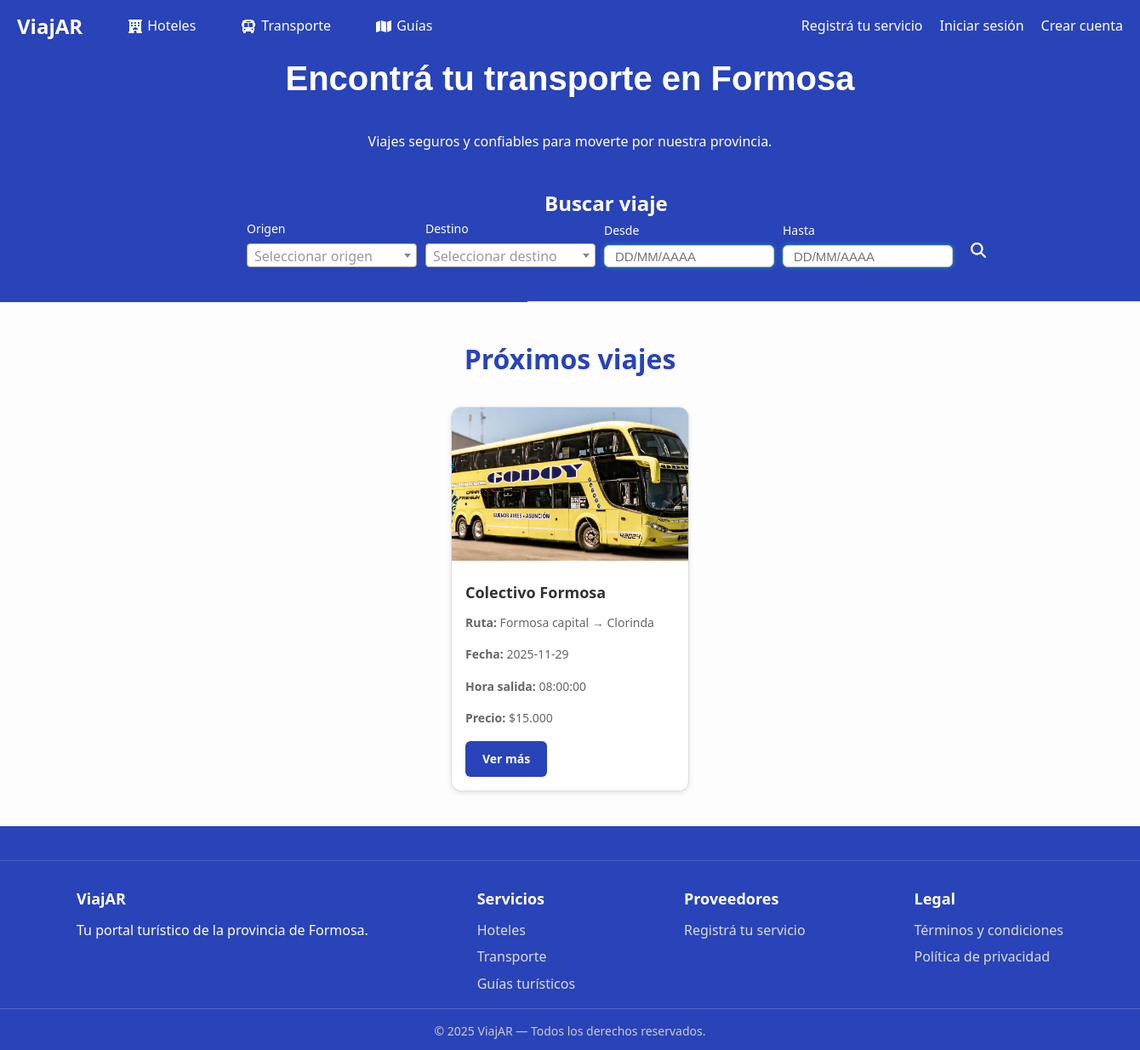
/index.php?page=pantalla_transporte, run on the app's committed database.
### tables this page shows
CREATE TABLE `viajes` (
  `id_viajes` int NOT NULL AUTO_INCREMENT,
  `viaje_fecha` date DEFAULT NULL,
  `rela_transporte_rutas` int NOT NULL,
  `hora_salida` time NOT NULL,
  `hora_llegada` time NOT NULL,
  `activo` tinyint(1) DEFAULT '1',
  PRIMARY KEY (`id_viajes`),
  KEY `fk_viajes_transporte_rutas` (`rela_transporte_rutas`),
  CONSTRAINT `fk_viajes_transporte_rutas` FOREIGN KEY (`rela_transporte_rutas`) REFERENCES `transporte_rutas` (`id_ruta`)
);

CREATE TABLE `transporte` (
  `id_transporte` int NOT NULL AUTO_INCREMENT,
  `transporte_matricula` varchar(20) NOT NULL,
  `transporte_capacidad` int NOT NULL,
  `rela_tipo_transporte` int NOT NULL,
  `nombre_servicio` varchar(100) NOT NULL,
  `descripcion` text,
  `imagen_principal` varchar(255) DEFAULT NULL,
  `rela_proveedor` int NOT NULL,
  `fecha_alta` datetime DEFAULT CURRENT_TIMESTAMP,
  `activo` tinyint(1) DEFAULT '1',
  `estado_revision` enum('pendiente','aprobado','rechazado') DEFAULT 'pendiente',
  `motivo_rechazo` text,
  `fecha_revision` datetime DEFAULT NULL,
  `revisado_por` int DEFAULT NULL,
  PRIMARY KEY (`id_transporte`),
  KEY `fk_tipo_transporte` (`rela_tipo_transporte`),
  KEY `fk_proveedor_transporte` (`rela_proveedor`),
  KEY `fk_transporte_revisado_por` (`revisado_por`),
  CONSTRAINT `fk_proveedor_transporte` FOREIGN KEY (`rela_proveedor`) REFERENCES `proveedores` (`id_proveedores`),
  CONSTRAINT `fk_tipo_transporte` FOREIGN KEY (`rela_tipo_transporte`) REFERENCES `tipo_transporte` (`id_tipo_transporte`),
  CONSTRAINT `fk_transporte_revisado_por` FOREIGN KEY (`revisado_por`) REFERENCES `usuarios` (`id_usuarios`)
);

CREATE TABLE `ciudades` (
  `id_ciudad` int NOT NULL AUTO_INCREMENT,
  `nombre` varchar(100) NOT NULL,
  `rela_provincia` int NOT NULL,
  `activo` tinyint DEFAULT '1',
  PRIMARY KEY (`id_ciudad`),
  KEY `ciudades_ibfk_1` (`rela_provincia`),
  CONSTRAINT `ciudades_ibfk_1` FOREIGN KEY (`rela_provincia`) REFERENCES `provincias` (`id_provincia`)
);

CREATE TABLE `transporte_rutas` (
  `id_ruta` int NOT NULL AUTO_INCREMENT,
  `nombre` varchar(100) NOT NULL,
  `trayecto` text,
  `rela_ciudad_origen` int DEFAULT NULL,
  `rela_ciudad_destino` int DEFAULT NULL,
  `duracion` time DEFAULT NULL,
  `descripcion` text,
  `precio_por_persona` decimal(10,2) NOT NULL,
  `rela_transporte` int NOT NULL,
  `activo` tinyint DEFAULT '1',
  PRIMARY KEY (`id_ruta`),
  KEY `fk_transporte_rutas` (`rela_transporte`),
  KEY `fk_ruta_origen` (`rela_ciudad_origen`),
  KEY `fk_ruta_destino` (`rela_ciudad_destino`),
  CONSTRAINT `fk_ruta_destino` FOREIGN KEY (`rela_ciudad_destino`) REFERENCES `ciudades` (`id_ciudad`),
  CONSTRAINT `fk_ruta_origen` FOREIGN KEY (`rela_ciudad_origen`) REFERENCES `ciudades` (`id_ciudad`),
  CONSTRAINT `fk_transporte_rutas` FOREIGN KEY (`rela_transporte`) REFERENCES `transporte` (`id_transporte`)
);

### index.php (called while the page is built, shortened)
<?php
$plantilla = new PlantillaControlador();
$plantilla -> traer_plantilla();

### models/viaje.php (called while the page is built, shortened)
<?php
require_once('conexion.php');
class Viaje {
    public function traer_viajes_proximos($limit = 5) {
        $conexion = new Conexion();
        $hoy = date('Y-m-d');
        $query = "
            SELECT viajes.id_viajes,
                   viajes.viaje_fecha,
                   viajes.hora_salida,
                   viajes.hora_llegada,
                   c1.nombre AS origen,
                   c2.nombre AS destino,
                   transporte.nombre_servicio,
                   transporte_rutas.precio_por_persona,
                   transporte.imagen_principal
            FROM viajes
            JOIN transporte_rutas
                ON viajes.rela_transporte_rutas = transporte_rutas.id_ruta
            JOIN transporte
                ON transporte_rutas.rela_transporte = transporte.id_transporte
            JOIN ciudades c1
                ON transporte_rutas.rela_ciudad_origen = c1.id_ciudad
            JOIN ciudades c2
                ON transporte_rutas.rela_ciudad_destino = c2.id_ciudad
            WHERE viajes.activo = 1
              AND viajes.viaje_fecha >= '$hoy'
            ORDER BY viajes.viaje_fecha ASC
            LIMIT $limit
        ";
        return $conexion->consultar($query);
    }
}
?>

### models/conexion.php (called while the page is built, shortened)
<?php
class Conexion {
    private $con;
    private $servidor;
    private $usuario;
    private $password;
    private $base_datos;
    public function __construct() {
        $this->servidor = 'localhost';
        $this->usuario = 'root';
        $this->password = 'hola';
        $this->base_datos = 'viajar';
    }
    public function conectar() {
        if (!$this->con) {
            $this->con = new mysqli($this->servidor, $this->usuario, $this->password, $this->base_datos);
            $this->con->set_charset("utf8");
        }
        return $this->con;
    }
    public function consultar($query) {
        $resultado = $this->conectar()->query($query);
        $data = [];
        if ($resultado && $resultado->num_rows > 0) {
            while ($row = $resultado->fetch_assoc()) {
                $data[] = $row;
            }
        }
        return $data;
    }
}

### views/paginas/pantalla_transporte.php (the view, shortened to what this page needs)
<?php
require_once('models/viaje.php');
$destino = trim($_GET['destino'] ?? '');
$desde   = $_GET['desde'] ?? '';
$hasta   = $_GET['hasta'] ?? '';
$viajes = [];
$transporteModel = new Transporte();
if ($destino || $desde || $hasta) {
    $viajes = $transporteModel->buscar($destino, $desde, $hasta);
} else {
    $viajeModel = new Viaje();
    $viajes = $viajeModel->traer_viajes_proximos(10);
}
?>
<!DOCTYPE html>
<html lang="es">
<head>
  <link rel="stylesheet" href="assets/css/pantalla_transporte1.css">
</head>
<body>
<section class="hero-section">
  <div class="hero-content">
    <h1>Encontrá tu transporte en Formosa</h1>
    <p>Viajes seguros y confiables para moverte por nuestra provincia.</p>
  </div>
</section>
<section class="search-section">
  <div class="search-container">
    <h2>Buscar viaje</h2>
    <form class="search-form" method="GET">
      <div class="form-group">
        <label>Origen</label>
      </div>
      <div class="form-group">
        <label>Destino</label>
      </div>
      <div class="form-group">
        <label>Desde</label>
        <input type="text" name="desde" id="desde" placeholder="DD/MM/AAAA" value="<?= htmlspecialchars($_GET['desde'] ?? '') ?>">
      </div>
      <div class="form-group">
        <label>Hasta</label>
        <input type="text" name="hasta" id="hasta" placeholder="DD/MM/AAAA" value="<?= htmlspecialchars($_GET['hasta'] ?? '') ?>">
      </div>
      <div class="form-group full-width">
        <button type="submit"><i class="fa-solid fa-magnifying-glass"></i></button>
      </div>
    </form>
  </div>
</section>
<section class="viajes">
  <h2>Próximos viajes</h2>
  <div class="tarjetas">
    <?php if (!empty($viajes)): ?>
      <?php foreach ($viajes as $viaje): ?>
        <div class="tarjeta">
          <img src="assets/images/<?= htmlspecialchars($viaje['imagen_principal']) ?>" alt="<?= htmlspecialchars($viaje['nombre_servicio']) ?>">
          <div class="contenido">
            <h3><?= htmlspecialchars($viaje['nombre_servicio']) ?></h3>
            <p><strong>Ruta:</strong> <?= htmlspecialchars($viaje['origen']) ?> → <?= htmlspecialchars($viaje['destino']) ?></p>
            <p><strong>Fecha:</strong> <?= htmlspecialchars($viaje['viaje_fecha']) ?></p>
            <p><strong>Hora salida:</strong> <?= htmlspecialchars($viaje['hora_salida']) ?></p>
            <p><strong>Precio:</strong> $<?= number_format($viaje['precio_por_persona'], 0, ',', '.') ?></p>
            <a href="index.php?page=detalle_viaje&id=<?= $viaje['id_viajes'] ?>" class="boton-ver-mas">Ver más</a>
          </div>
        </div>
      <?php endforeach; ?>
    <?php else: ?>
      <p>No se encontraron viajes para tu búsqueda.</p>
    <?php endif; ?>
  </div>
</section>
<?php include_once("views/componentes/pie.php"); ?>
</body>
</html>

### assets/css/pantalla_transporte1.css (style rules this page uses)
* { margin: 0; padding: 0; box-sizing: border-box; }
body { font-family: 'Segoe UI', sans-serif; line-height: 1.6; background-color: #2943b9; color: #333; }
.hero-section { text-align: center; padding: 60px 20px 20px; }
.hero-section h1 { font-family: 'Poppins', sans-serif; font-size: 2.5rem; font-weight: 700; color: #ffffff; margin-bottom: 30px; }
.hero-section .hero-content h1, .hero-section .hero-content p { color: #ffffff; }
.search-container { max-width: 600px; margin-left: 0 auto; color: #ffffff; }
.search-section { background-color: #2943b9; padding: 20px 20px 40px; text-align: left; border-bottom: 1px solid #eee; margin-left: 620px; }
.search-form { display: flex; margin-left: -350px; align-items: flex-end; gap: 10px; }
.form-group { flex: 1; min-width: 200px; display: flex; flex-direction: column; text-align: left; }
.form-group label { font-size: 14px; font-weight: 500; color: #ffffff; margin-bottom: 6px; }
.search-form input[type="text"], .search-form input[type="number"], .search-form input[type="date"] { width: 100%; height: 4px; padding: 12px; border: 1px solid #ccc; border-radius: 6px; font-size: 15px; background-color: #fff; box-shadow: 0 0 6px rgba(5, 248, 175, 0.4); transition: border-color 0.3s ease, box-shadow 0.3s ease; }
.search-form button { background-color: #2943b9; color: #fff; padding: 12px; border: none; border-radius: 6px; font-size: 18px; cursor: pointer; width: 40px; height: 40px; display: flex; align-items: center; justify-content: center; }
.viajes { padding: 40px 20px; background-color: #fdfdfd; border-top: 1px solid #eee; border-bottom: 1px solid #eee; }
.viajes h2 { text-align: center; font-size: 2rem; color: #2943b9; margin-bottom: 30px; }
.tarjetas { display: flex; flex-wrap: wrap; justify-content: center; gap: 30px; }
.tarjeta { background-color: #fff; border: 1px solid #ddd; border-radius: 12px; overflow: hidden; width: 280px; box-shadow: 0 2px 6px rgba(0, 0, 0, 0.1); transition: transform 0.3s ease; }
.tarjeta img { width: 100%; height: 180px; object-fit: cover; }
.tarjeta .contenido { padding: 16px; }
.tarjeta h3 { font-size: 18px; color: #333; margin: 0 0 10px; }
.tarjeta p { font-size: 14px; color: #666; margin-bottom: 15px; }
.boton-ver-mas { display: inline-block; padding: 10px 20px; background-color: #2943b9; color: #fff; font-weight: bold; text-decoration: none; border-radius: 6px; font-size: 14px; transition: background-color 0.3s ease; }

### data on the page
viajes: transporte.imagen_principal (picture), transporte.nombre_servicio "Colectivo Formosa", ciudades.nombre "Formosa capital", ciudades.nombre "Clorinda", viaje_fecha "2025-11-29", hora_salida "08:00:00", rela_transporte_rutas.precio_por_persona "15.000"
